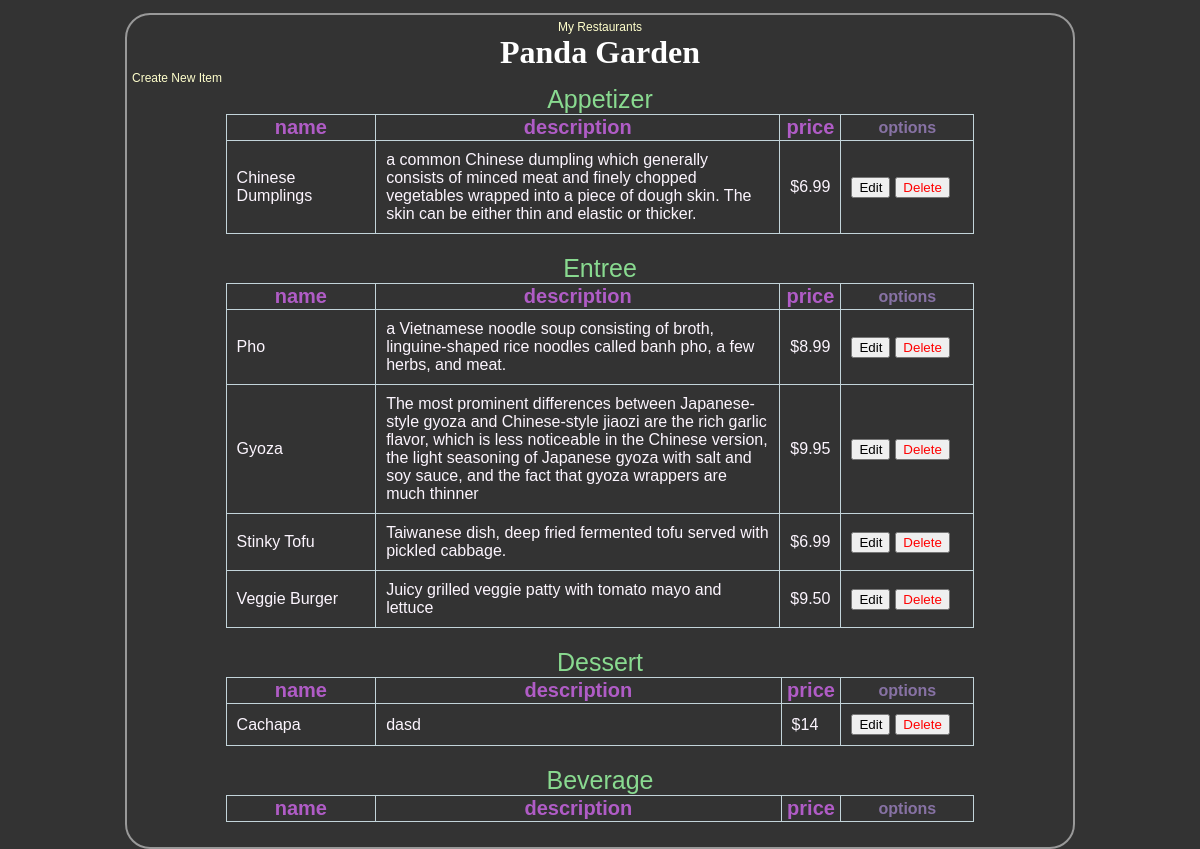
/restaurants/3/menu/, run on an earlier commit of the app's database.
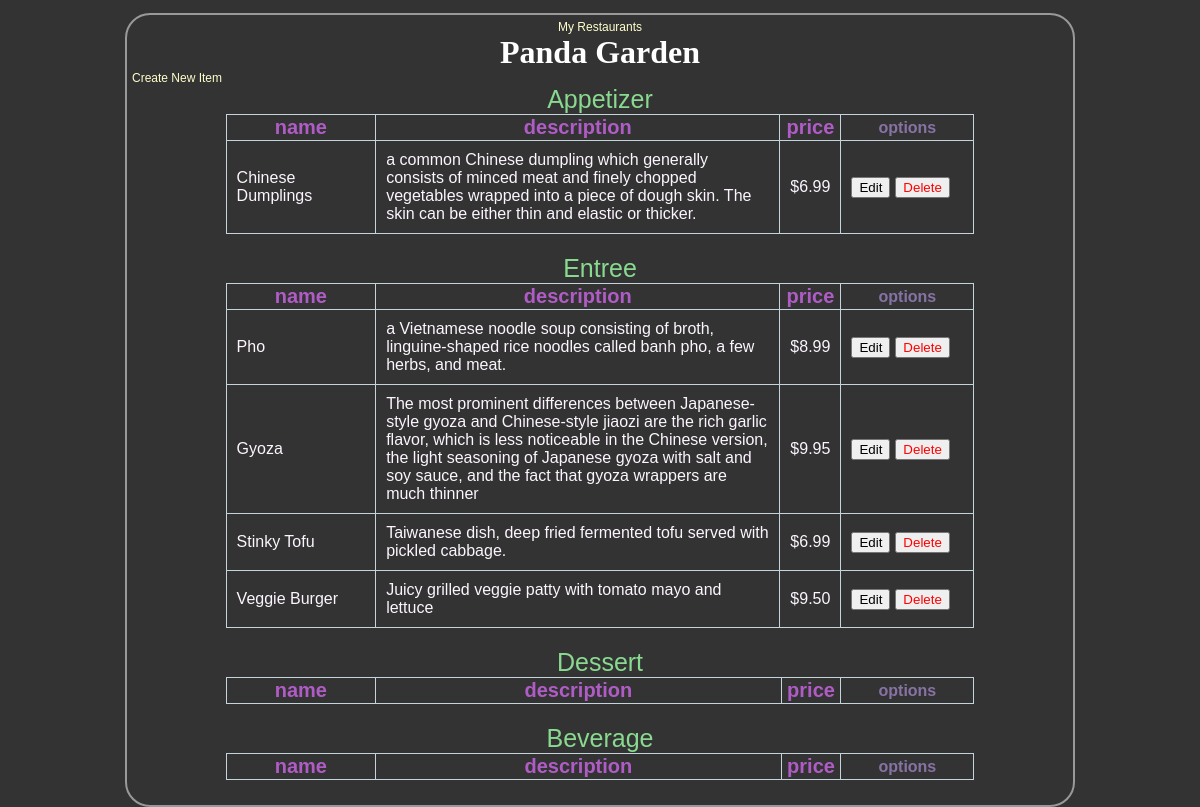
And on a later commit of the database.
### database_setup.py (models this page shows, shortened)
class MenuItem(Base):
    __tablename__ = 'menu_item'
    name = Column(String(80), nullable=False)
    id = Column(Integer, primary_key=True)
    description = Column(String(250))
    price = Column(String(8),nullable=False)
    course = Column(String(250))
    restaurant_id = Column(Integer, ForeignKey('restaurant.id'))
    restaurant = relationship(Restaurant)

### finalProject.py (the view)
@app.route('/restaurants/<int:restaurant_id>/')
@app.route('/restaurants/<int:restaurant_id>/menu/<string:hilightFlag>')
@app.route('/restaurants/<int:restaurant_id>/menu/')
def restaurantMenu(restaurant_id,hilightFlag="None"):
    restaurant = session.query(Restaurant).filter_by(id=restaurant_id).one()
    items = session.query(MenuItem).filter_by(restaurant_id=restaurant_id)
    return render_template(
        'menu.html',hilightFlag=hilightFlag ,restaurant=restaurant, items=items, restaurant_id=restaurant_id,tableheaders=tableheaders)

### templates/menu.html (shortened to what this page needs)
<html>
<head>
	<link rel=stylesheet type=text/css href="{{ url_for('static', filename='style.css') }}">
	</head>
<body>
<div class = 'pane'>
		<div class = 'header'>
		<a href="{{url_for('restaurants')}}">My Restaurants</a>
		<h1>{{ restaurant.name }}</h1>
	    </div>
	<a href = '{{url_for('newMenuItem', restaurant_id = restaurant.id) }}'>Create New Item</a>
    <div calss="tables">
    {%for header in tableheaders%}
    	<table>
    		<caption class="main-header">{{header}}</caption>
    		<th class="col1">name</th>
    		<th class="col2">description</th>
    		<th class="col3">price</th>
    		<th class="options">options</th>
    		{% for item in items %}
            {% if item.course==header %}
            {% if item.name==hilightFlag %}
            <tr id="hilight">
            {% else %}
            <tr>
            {% endif %}
                <td>{{item.name}}</td>
                <td>{{item.description}}</td>
                <td>{{item.price}}</td>
                <td><button onclick="location.href='{{url_for('editMenuItem',restaurant_id=restaurant.id,menu_id=item.id)}}'">Edit</button><button color='red' onclick="location.href='{{url_for('deleteMenuItem',restaurant_id=restaurant.id,menu_id=item.id)}}'"><font color="red">Delete</font></button></td>
            </tr>
            {% endif %}
            {% endfor %}
        </table>
    {%endfor %}
    </div>
</div>
</body>
</html>

What changed in the data, as far as the page shows it:
removed MenuItem: name "Cachapa", description "dasd", price "$14", shown under "Dessert"
